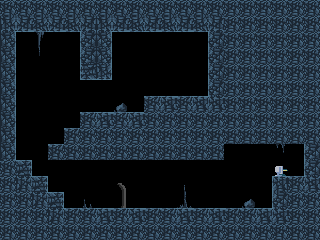

A level layout from a 2D game, rendered from its tile map. Below: a short description, then the map file with its tile-grid data intact:
An orthogonal 20x15 tile map with 16x16 px tiles, 1 tile layer (topTiles) and 20 objects (15x tile, hermit, bed, door, userectangle, ...).

<map version="1.0" tiledversion="1.1.1" orientation="orthogonal" renderorder="right-down" width="20" height="15" tilewidth="16" tileheight="16" infinite="0" nextobjectid="23">
 <properties>
  <property name="background" value="cave" />
  <property name="bgcolor" value="0;0;0" />
  <property name="offset" type="int" value="40" />
  <property name="song" value="shop" />
 </properties>
 <tileset firstgid="1" name="base" tilewidth="16" tileheight="16" spacing="1" tilecount="330" columns="22">
  <image source="../../../graphics/game/tiles.png" width="374" height="255" />
 </tileset>
 <layer name="topTiles" width="20" height="15">
  <data encoding="csv">
268,268,268,268,268,268,268,268,268,268,268,268,268,268,268,268,268,268,268,268,
201,203,202,203,202,204,201,203,202,203,202,203,202,204,268,268,268,268,268,268,
223,0,269,0,0,226,223,0,0,0,0,0,0,226,268,268,268,268,268,268,
223,0,291,0,0,226,223,0,0,0,0,0,0,226,268,268,268,268,268,268,
223,0,0,0,0,290,289,0,0,0,0,0,0,226,268,268,268,268,268,268,
223,0,0,0,0,0,0,0,0,0,0,0,0,226,268,268,268,268,268,268,
223,0,0,0,0,0,0,267,0,246,247,246,247,248,268,268,268,268,268,268,
223,0,0,0,0,246,247,246,247,268,268,268,268,268,268,268,268,268,268,268,
223,0,0,0,246,268,268,268,268,268,268,268,268,268,268,268,268,268,268,268,
223,0,0,246,268,268,268,268,268,268,268,268,268,268,0,0,0,287,0,226,
268,311,0,0,0,0,0,0,0,0,0,0,0,0,0,0,0,143,0,226,
268,245,311,0,0,0,0,187,0,0,0,270,0,0,0,0,0,312,246,248,
268,268,245,311,0,222,0,209,0,0,0,292,0,0,0,267,0,226,268,268,
268,268,268,245,246,246,247,246,247,246,246,247,246,247,246,246,247,248,268,268,
268,268,268,268,268,268,268,268,268,268,268,268,268,268,268,268,268,268,268,268
</data>
 </layer>
 <objectgroup name="topObjects">
  <object id="1" name="hermit" x="288" y="160" width="16" height="16">
   <properties>
    <property name="freeze" type="bool" value="true" />
    <property name="scale" type="int" value="-1" />
   </properties>
  </object>
  <object id="3" name="bed" x="176" y="80" width="16" height="16">
   <properties>
    <property name="scale" type="int" value="-1" />
   </properties>
  </object>
  <object id="4" name="tile" x="64" y="208" width="208" height="32" />
  <object id="5" name="tile" x="272" y="176" width="48" height="64" />
  <object id="6" name="tile" x="224" y="0" width="80" height="144" />
  <object id="7" name="tile" x="208" y="0" width="16" height="160" />
  <object id="8" name="tile" x="304" y="0" width="16" height="176" />
  <object id="9" name="tile" x="0" y="0" width="16" height="240" />
  <object id="10" name="tile" x="16" y="160" width="16" height="80" />
  <object id="11" name="tile" x="32" y="176" width="16" height="64" />
  <object id="12" name="tile" x="48" y="192" width="16" height="48" />
  <object id="13" name="tile" x="16" y="0" width="192" height="32" />
  <object id="14" name="tile" x="80" y="32" width="32" height="48" />
  <object id="15" name="tile" x="144" y="96" width="64" height="64" />
  <object id="16" name="tile" x="80" y="112" width="64" height="48" />
  <object id="17" name="tile" x="48" y="144" width="16" height="16" />
  <object id="18" name="tile" x="64" y="128" width="16" height="32" />
  <object id="19" name="door" x="112" y="192" width="16" height="16">
   <properties>
    <property name="link" value="mountain_1-1;640;160;" />
   </properties>
  </object>
  <object id="21" name="userectangle" x="240" y="192" width="16" height="16">
   <properties>
    <property name="func" value="data.scripts.heal" />
   </properties>
  </object>
  <object id="22" name="barrier" x="272" y="144" height="32" />
 </objectgroup>
</map>
